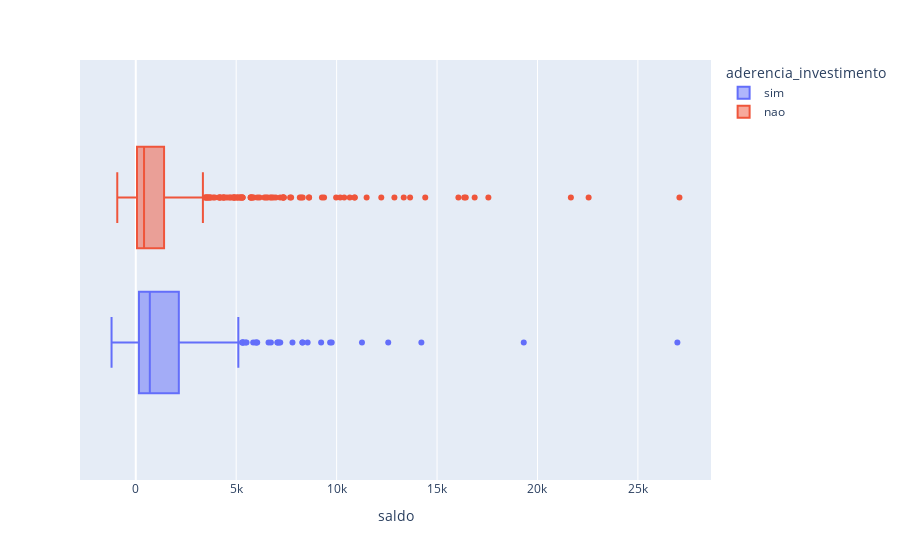

The notebook cell saved with this chart:
### Code cell
px.box(dados, x="saldo", color="aderencia_investimento")

### Figure 1 — Plotly figure (JSON) as saved in the notebook; plotly's stock layout.template omitted (floating-point values rounded to 4 significant figures; data arrays with more than 128 entries replaced by an {"elided": "..."} marker saying what was removed)
{"data": [{"alignmentgroup": "True", "hovertemplate": "aderencia_investimento=sim<br>saldo=%{x}<extra></extra>", "legendgroup": "sim", "marker": {"color": "#636efa"}, "name": "sim", "notched": false, "offsetgroup": "sim", "orientation": "h", "showlegend": true, "type": "box", "x": {"elided": "502 int values"}, "x0": " ", "xaxis": "x", "y0": " ", "yaxis": "y"}, {"alignmentgroup": "True", "hovertemplate": "aderencia_investimento=nao<br>saldo=%{x}<extra></extra>", "legendgroup": "nao", "marker": {"color": "#EF553B"}, "name": "nao", "notched": false, "offsetgroup": "nao", "orientation": "h", "showlegend": true, "type": "box", "x": {"elided": "766 int values"}, "x0": " ", "xaxis": "x", "y0": " ", "yaxis": "y"}], "layout": {"boxmode": "group", "legend": {"title": {"text": "aderencia_investimento"}, "tracegroupgap": 0}, "margin": {"t": 60}, "xaxis": {"anchor": "y", "domain": [0, 1], "title": {"text": "saldo"}}, "yaxis": {"anchor": "x", "domain": [0, 1]}}}
